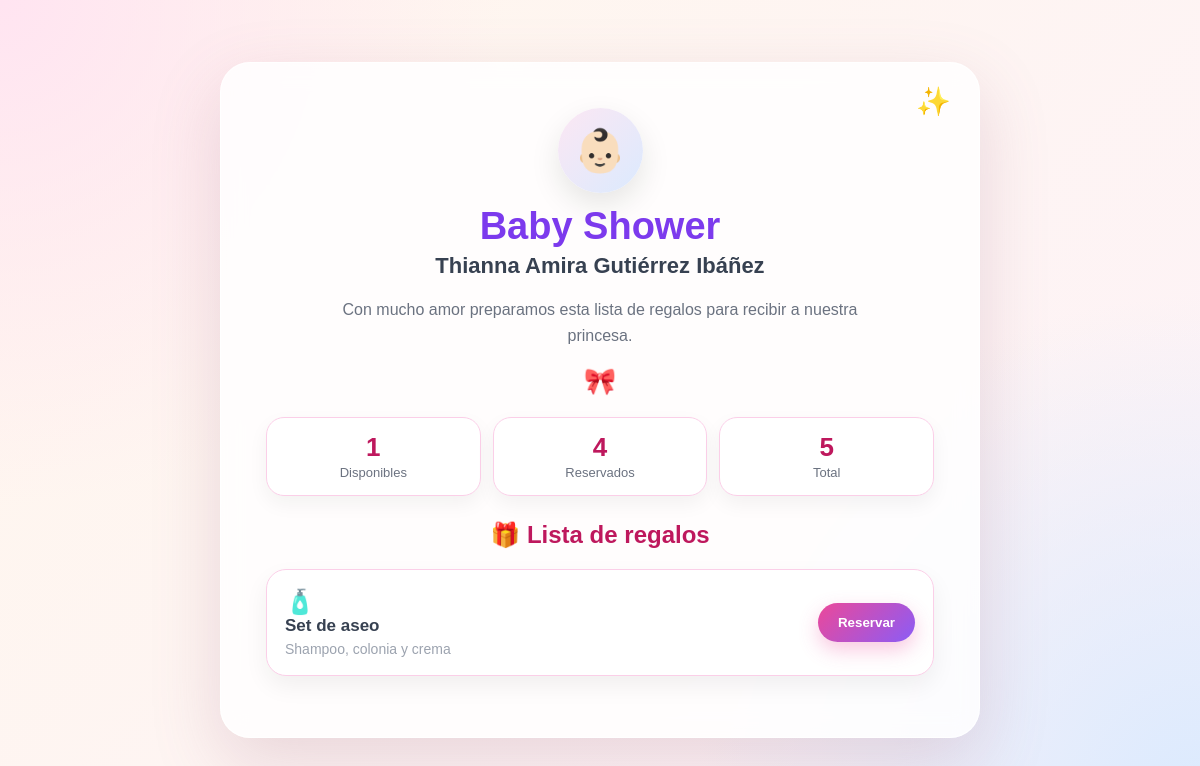
The page / on the database its author committed.
### tables this page shows
CREATE TABLE regalos(
        id INTEGER PRIMARY KEY,
        emoji TEXT,
        nombre TEXT,
        descripcion TEXT
    );

### app/main.py (the view)
@app.get("/")
def inicio(request: Request):
    regalos = obtener_regalos()
    ids_reservados = obtener_ids_reservados()
    regalos_disponibles = []
    for regalo in regalos:
        if regalo["id"] not in ids_reservados:
            regalos_disponibles.append(regalo)
    total_regalos = len(regalos)
    total_reservados = len(ids_reservados)
    total_disponibles = len(regalos_disponibles)
    return templates.TemplateResponse(
        request=request,
        name="index.html",
        context={
            "titulo": "Baby Shower",
            "bebe": "Thianna Amira Gutiérrez Ibáñez",
            "regalos": regalos_disponibles,
            "total_regalos": total_regalos,
            "total_reservados": total_reservados,
            "total_disponibles": total_disponibles
        }
    )

### app/templates/index.html (shortened to what this page needs)
<!DOCTYPE html>
<html lang="es">
<head>
    <link rel="stylesheet" href="/static/css/style.css">
</head>
<body>
    <main class="pagina">
        <section class="tarjeta">
            <div class="decoracion">✨</div>
            <div class="icono-bebe">👶🏻</div>
            <h1>{{ titulo }}</h1>
            <h2>{{ bebe }}</h2>
            <p class="mensaje">
                Con mucho amor preparamos esta lista de regalos para recibir a nuestra princesa.
            </p>
            <div class="separador">🎀</div>
            <div class="contador">
    <div>
        <strong>{{ total_disponibles }}</strong>
        <span>Disponibles</span>
    </div>
    <div>
        <strong>{{ total_reservados }}</strong>
        <span>Reservados</span>
    </div>
    <div>
        <strong>{{ total_regalos }}</strong>
        <span>Total</span>
    </div>
</div>
            <h3>🎁 Lista de regalos</h3>
            {% for regalo in regalos %}
            <div class="regalo">
                <div class="info-regalo">
                    <span class="emoji">{{ regalo.emoji }}</span>
                    <div>
                        <strong>{{ regalo.nombre }}</strong>
                        <p>{{ regalo.descripcion }}</p>
                    </div>
                </div>
                <button
                    data-id="{{ regalo.id }}"
                    data-nombre="{{ regalo.nombre }}"
                    onclick="abrirModalDesdeBoton(this)">
                    Reservar
                </button>
            </div>
            {% endfor %}
        </section>
    </main>
</body>
</html>

### app/static/css/style.css (style rules this page uses)
* { box-sizing:border-box; }
body { margin:0; min-height:100vh; font-family:Arial, Helvetica, sans-serif; background: radial-gradient(circle at top left, #ffe4f1, transparent 35%), radial-gradient(circle at bottom right, #dbeafe, transparent 35%), linear-gradient(135deg, #fff7ed, #fdf2f8); }
.pagina { min-height:100vh; display:flex; align-items:center; justify-content:center; padding:30px; }
.tarjeta { width:100%; max-width:760px; background:rgba(255,255,255,0.82); backdrop-filter:blur(12px); border:1px solid rgba(255,255,255,0.8); border-radius:30px; padding:45px; text-align:center; box-shadow:0 25px 70px rgba(150, 90, 120, 0.20); position:relative; overflow:hidden; }
.decoracion { position:absolute; top:22px; right:28px; font-size:28px; }
.icono-bebe { width:85px; height:85px; margin:0 auto 12px; display:flex; align-items:center; justify-content:center; font-size:42px; background:linear-gradient(135deg, #fce7f3, #dbeafe); border-radius:50%; box-shadow:0 12px 30px rgba(0,0,0,0.10); }
h1 { margin:10px 0 5px; color:#7c3aed; font-size:38px; }
h2 { margin:0; color:#374151; font-size:22px; }
.mensaje { color:#6b7280; max-width:520px; margin:18px auto; line-height:1.6; }
.separador { font-size:26px; margin:18px 0; }
h3 { color:#be185d; font-size:24px; margin-bottom:20px; }
.regalo { display:flex; justify-content:space-between; align-items:center; gap:15px; margin:16px 0; padding:18px; border-radius:20px; background:white; border:1px solid #fbcfe8; text-align:left; box-shadow:0 10px 25px rgba(0,0,0,0.06); transition:transform .2s ease, box-shadow .2s ease; }
.regalo strong { color:#374151; font-size:17px; }
.regalo p { margin:5px 0 0; color:#9ca3af; font-size:14px; }
.emoji { font-size:24px; margin-right:8px; }
button { padding:12px 20px; border:none; border-radius:999px; background:linear-gradient(135deg, #ec4899, #8b5cf6); color:white; font-weight:bold; cursor:pointer; box-shadow:0 8px 20px rgba(236,72,153,0.30); transition:transform .2s ease, opacity .2s ease; }
.contador { display:grid; grid-template-columns:repeat(3, 1fr); gap:12px; margin:20px 0 25px; }
.contador div { background:#fff; border:1px solid #fbcfe8; border-radius:18px; padding:14px 10px; box-shadow:0 8px 20px rgba(0,0,0,0.05); }
.contador strong { display:block; font-size:26px; color:#be185d; }
.contador span { font-size:13px; color:#6b7280; }

### rows shown on the page
regalos: emoji "🧴", nombre "Set de aseo", descripcion "Shampoo, colonia y crema"

### other values the page prints
{{ titulo }} "Baby Shower"
{{ bebe }} "Thianna Amira Gutiérrez Ibáñez"
{{ total_disponibles }} "1"
{{ total_reservados }} "4"
{{ total_regalos }} "5"
